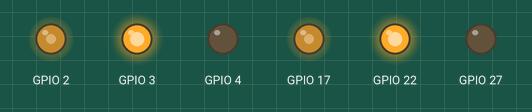
Bench run of a program on a simulated Raspberry Pi (BCM pin numbers). Shown: output pins drawn as LEDs (lit = HIGH). At 16.0 s the program stops and its outputs stay as they are.

Above: at 0.1 s.
At 2.1 s:
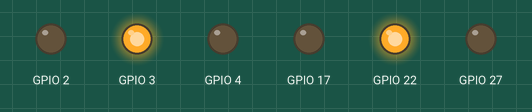
At 4.1 s:
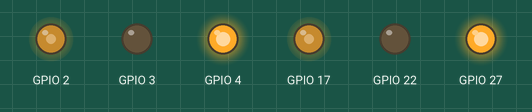
At 6.1 s:
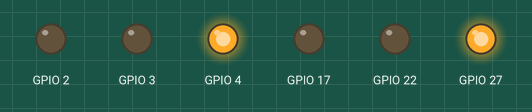
At 10.1 s:
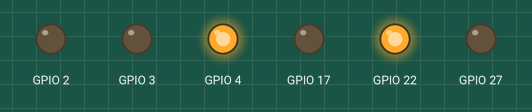
At 14.1 s:
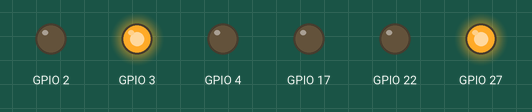
Timing chart, 0 to 15.6 s (numbered marks = the images above):
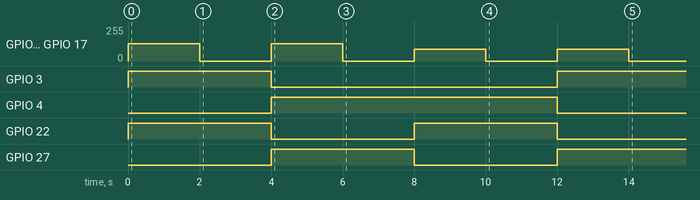

Measured:
- by itself, GPIO 2, GPIO 17: 0/255 → 128/255 at 0.00 s, → 0/255 2.0 s later, → 128/255 2.0 s later, → 0/255 2.0 s later, … (8 changes in this stretch)
- by itself, GPIO 3: LOW → HIGH at 0.00 s, → LOW 4.0 s later, → HIGH 8.0 s later
- by itself, GPIO 4: LOW → HIGH at 4.0 s, → LOW 8.0 s later
- by itself, GPIO 22: alternates HIGH for 4.0 s and LOW for 4.0 s
- by itself, GPIO 27: LOW → HIGH at 4.0 s, → LOW 4.0 s later, → HIGH 4.0 s later

The program:

MotorModule.py
```python
# -*- coding: utf-8 -*-
"""
Created on Mon Jul 18 14:50:31 2022

@author: SpeciAl One 1-2
"""


import RPi.GPIO as GPIO
from time import sleep
GPIO.setmode(GPIO.BCM)
GPIO.setwarnings(False)


class Motor():
    def __init__(self,EnaA,In1A,In2A,EnaB,In1B,In2B):
        self.EnaA= EnaA
        self.In1A = In1A
        self.In2A = In2A
        self.EnaB= EnaB
        self.In1B = In1B
        self.In2B = In2B
        GPIO.setup(self.EnaA,GPIO.OUT);GPIO.setup(self.In1A,GPIO.OUT);GPIO.setup(self.In2A,GPIO.OUT)
        GPIO.setup(self.EnaB,GPIO.OUT);GPIO.setup(self.In1B,GPIO.OUT);GPIO.setup(self.In2B,GPIO.OUT)
        self.pwmA = GPIO.PWM(self.EnaA, 100);
        self.pwmB = GPIO.PWM(self.EnaB, 100);
        self.pwmA.start(0);
        self.pwmB.start(0);
        self.mySpeed=0

    def move(self, speed=0.5, turn=0, t=0):
        speed *= 100
        turn *= 70        # todo: starnge value, need to check video
        leftSpeed = speed-turn
        rightSpeed = speed+turn

        if leftSpeed>100: leftSpeed =100
        elif leftSpeed<-100: leftSpeed = -100
        if rightSpeed>100: rightSpeed =100
        elif rightSpeed<-100: rightSpeed = -100
        # print(leftSpeed,rightSpeed)
        self.pwmA.ChangeDutyCycle(abs(leftSpeed))
        self.pwmB.ChangeDutyCycle(abs(rightSpeed))
        if leftSpeed>0:GPIO.output(self.In1A,GPIO.HIGH);GPIO.output(self.In2A,GPIO.LOW)
        else:GPIO.output(self.In1A,GPIO.LOW);GPIO.output(self.In2A,GPIO.HIGH)
        if rightSpeed>0:GPIO.output(self.In1B,GPIO.HIGH);GPIO.output(self.In2B,GPIO.LOW)
        else:GPIO.output(self.In1B,GPIO.LOW);GPIO.output(self.In2B,GPIO.HIGH)
        sleep(t)

    def stop(self,t=0):
        self.pwmA.ChangeDutyCycle(0);
        self.pwmB.ChangeDutyCycle(0);
        self.mySpeed=0
        sleep(t)

def main():
    motor.move(0.5, 0, 2)
    motor.stop(2)
    motor.move(-0.5, 0, 2)
    motor.stop(2)
    motor.move(0, 0.5, 2)
    motor.stop(2)
    motor.move(0, -0.5, 2)
    motor.stop(2)

if __name__ == '__main__':
    motor= Motor(2,3,4,17,22,27)
    main()
    '''
import RPi.GPIO as GPIO
from time import sleep
in1 = 3
in2 = 4
in3 = 22
in4 = 27
en = 18
en2 = 12
temp1 = 1
GPIO.setmode(GPIO.BCM)
GPIO.setup(in1, GPIO.OUT)
GPIO.setup(in2, GPIO.OUT)
GPIO.setup(in3, GPIO.OUT)
GPIO.setup(in4, GPIO.OUT)
GPIO.setup(en, GPIO.OUT)
GPIO.setup(en2, GPIO.OUT)
GPIO.output(in1, GPIO.LOW)
GPIO.output(in2, GPIO.LOW)
GPIO.output(in3, GPIO.LOW)
GPIO.output(in4, GPIO.LOW)
p1 = GPIO.PWM(en, 1000)
p1.start(50)
p2 = GPIO.PWM(en2, 4000)
p2.start(50)
print("r-run s-stop f-forward b-backward l-low m-medium h-high dm-frontmiddle dr-frontright dl-frontleft e-exit")
def frontmiddle():
    GPIO.output(in3, GPIO.LOW)
    GPIO.output(in4, GPIO.LOW)
def frontright():
    p2.ChangeDutyCycle(100)
    GPIO.output(in3, GPIO.LOW)
    GPIO.output(in4, GPIO.HIGH)
def frontleft():
    p2.ChangeDutyCycle(100)
    GPIO.output(in3, GPIO.HIGH)
    GPIO.output(in4, GPIO.LOW)
def forward(speed=50,time=0):
    p1.ChangeDutyCycle(speed)
    GPIO.output(in1, GPIO.HIGH)
    GPIO.output(in2, GPIO.LOW)
    frontmiddle()
    sleep(time)
def backward(speed=50,time=0):
    p1.ChangeDutyCycle(speed)
    GPIO.output(in1, GPIO.LOW)
    GPIO.output(in2, GPIO.HIGH)
    frontmiddle()
    sleep(time)
def stop(time=0):
    frontmiddle()
    GPIO.output(in1, GPIO.LOW)
    GPIO.output(in2, GPIO.LOW)
    sleep(time)
def fright(speed=50,time=0):
    forward(speed)
    frontright()
    sleep(time)
def fleft(speed=50,time=0):
    forward(speed)
    frontleft()
    sleep(time)
def bright(speed=50,time=0):
    backward(speed)
    frontright()
    sleep(time)
def bleft(speed=50,time=0):
    backward(speed)
    frontleft()
    sleep(time)
    '''
```
